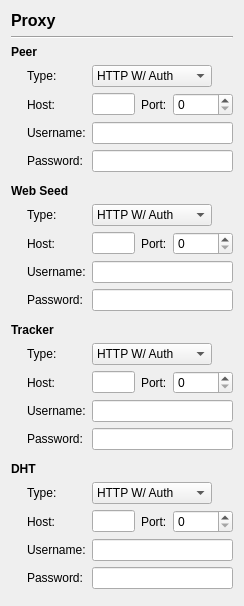
           <widget class="QWidget" name="scrollAreaWidgetContents">
            <property name="geometry">
             <rect>
              <x>0</x>
              <y>0</y>
              <width>244</width>
              <height>586</height>
             </rect>
            </property>
            <layout class="QVBoxLayout" name="verticalLayout_13">
             <item>
              <widget class="QLabel" name="labelTitle_2">
               <property name="font">
                <font>
                 <pointsize>12</pointsize>
                 <weight>75</weight>
                 <italic>false</italic>
                 <bold>true</bold>
                </font>
               </property>
               <property name="text">
                <string>Proxy</string>
               </property>
              </widget>
             </item>
             <item>
              <widget class="Line" name="line_7">
               <property name="orientation">
                <enum>Qt::Horizontal</enum>
               </property>
              </widget>
             </item>
             <item>
              <layout class="QGridLayout" name="gridLayout_11">
               <item row="0" column="0" colspan="2">
                <widget class="QLabel" name="label_78">
                 <property name="font">
                  <font>
                   <weight>75</weight>
                   <bold>true</bold>
                  </font>
                 </property>
                 <property name="text">
                  <string>Peer</string>
                 </property>
                </widget>
               </item>
               <item row="1" column="0">
                <spacer name="horizontalSpacer_51">
                 <property name="orientation">
                  <enum>Qt::Horizontal</enum>
                 </property>
                 <property name="sizeType">
                  <enum>QSizePolicy::Fixed</enum>
                 </property>
                 <property name="sizeHint" stdset="0">
                  <size>
                   <width>10</width>
                   <height>10</height>
                  </size>
                 </property>
                </spacer>
               </item>
               <item row="1" column="1">
                <layout class="QFormLayout" name="formLayout_7">
                 <item row="0" column="0">
                  <widget class="QLabel" name="core__proxies__peer__type_label">
                   <property name="text">
                    <string>Type:</string>
                   </property>
                   <property name="buddy">
                    <cstring>core__proxies__peer__type</cstring>
                   </property>
                  </widget>
                 </item>
                 <item row="0" column="1">
                  <widget class="QComboBox" name="core__proxies__peer__type">
                   <property name="sizePolicy">
                    <sizepolicy hsizetype="Fixed" vsizetype="Fixed">
                     <horstretch>0</horstretch>
                     <verstretch>0</verstretch>
                    </sizepolicy>
                   </property>
                   <property name="currentIndex">
                    <number>5</number>
                   </property>
                   <item>
                    <property name="text">
                     <string>None</string>
                    </property>
                   </item>
                   <item>
                    <property name="text">
                     <string>Socksv4</string>
                    </property>
                   </item>
                   <item>
                    <property name="text">
                     <string>Socksv5</string>
                    </property>
                   </item>
                   <item>
                    <property name="text">
                     <string>Socksv5 W/ Auth</string>
                    </property>
                   </item>
                   <item>
                    <property name="text">
                     <string>HTTP</string>
                    </property>
                   </item>
                   <item>
                    <property name="text">
                     <string>HTTP W/ Auth</string>
                    </property>
                   </item>
                  </widget>
                 </item>
                 <item row="1" column="0">
                  <widget class="QLabel" name="core__proxies__peer__hostname_label">
                   <property name="text">
                    <string>Host:</string>
                   </property>
                   <property name="buddy">
                    <cstring>core__proxies__peer__hostname</cstring>
                   </property>
                  </widget>
                 </item>
                 <item row="1" column="1">
                  <layout class="QHBoxLayout" name="horizontalLayout_10">
                   <item>
                    <widget class="QLineEdit" name="core__proxies__peer__hostname">
                     <property name="maxLength">
                      <number>256</number>
                     </property>
                    </widget>
                   </item>
                   <item>
                    <widget class="QLabel" name="core__proxies__peer__port_label">
                     <property name="text">
                      <string>Port:</string>
                     </property>
                     <property name="buddy">
                      <cstring>core__proxies__peer__port</cstring>
                     </property>
                    </widget>
                   </item>
                   <item>
                    <widget class="QSpinBox" name="core__proxies__peer__port">
                     <property name="sizePolicy">
                      <sizepolicy hsizetype="Fixed" vsizetype="Fixed">
                       <horstretch>0</horstretch>
                       <verstretch>0</verstretch>
                      </sizepolicy>
                     </property>
                     <property name="minimumSize">
                      <size>
                       <width>60</width>
                       <height>0</height>
                      </size>
                     </property>
                     <property name="accelerated">
                      <bool>true</bool>
                     </property>
                     <property name="maximum">
                      <number>65535</number>
                     </property>
                    </widget>
                   </item>
                  </layout>
                 </item>
                 <item row="2" column="0">
                  <widget class="QLabel" name="core__proxies__peer__username_label">
                   <property name="text">
                    <string>Username:</string>
                   </property>
                   <property name="buddy">
                    <cstring>core__proxies__peer__username</cstring>
                   </property>
                  </widget>
                 </item>
                 <item row="2" column="1">
                  <widget class="QLineEdit" name="core__proxies__peer__username">
                   <property name="maxLength">
                    <number>256</number>
                   </property>
                  </widget>
                 </item>
                 <item row="3" column="0">
                  <widget class="QLabel" name="core__proxies__peer__password_label">
                   <property name="text">
                    <string>Password:</string>
                   </property>
                   <property name="buddy">
                    <cstring>core__proxies__peer__password</cstring>
                   </property>
                  </widget>
                 </item>
                 <item row="3" column="1">
                  <widget class="QLineEdit" name="core__proxies__peer__password">
                   <property name="maxLength">
                    <number>256</number>
                   </property>
                   <property name="echoMode">
                    <enum>QLineEdit::Password</enum>
                   </property>
                  </widget>
                 </item>
                 <item row="4" column="0">
                  <spacer name="horizontalSpacer_3">
                   <property name="orientation">
                    <enum>Qt::Horizontal</enum>
                   </property>
                   <property name="sizeHint" stdset="0">
                    <size>
                     <width>55</width>
                     <height>0</height>
                    </size>
                   </property>
                  </spacer>
                 </item>
                </layout>
               </item>
               <item row="2" column="0" colspan="2">
                <widget class="QLabel" name="label_82">
                 <property name="font">
                  <font>
                   <weight>75</weight>
                   <bold>true</bold>
                  </font>
                 </property>
                 <property name="text">
                  <string>Web Seed</string>
                 </property>
                </widget>
               </item>
               <item row="3" column="1">
                <layout class="QFormLayout" name="formLayout_3">
                 <item row="0" column="0">
                  <widget class="QLabel" name="core__proxies__web_seed__type_label">
                   <property name="text">
                    <string>Type:</string>
                   </property>
                   <property name="buddy">
                    <cstring>core__proxies__web_seed__type</cstring>
                   </property>
                  </widget>
                 </item>
                 <item row="0" column="1">
                  <widget class="QComboBox" name="core__proxies__web_seed__type">
                   <property name="sizePolicy">
                    <sizepolicy hsizetype="Fixed" vsizetype="Fixed">
                     <horstretch>0</horstretch>
                     <verstretch>0</verstretch>
                    </sizepolicy>
                   </property>
                   <property name="currentIndex">
                    <number>5</number>
                   </property>
                   <item>
                    <property name="text">
                     <string>None</string>
                    </property>
                   </item>
                   <item>
                    <property name="text">
                     <string>Socksv4</string>
                    </property>
                   </item>
                   <item>
                    <property name="text">
                     <string>Socksv5</string>
                    </property>
                   </item>
                   <item>
                    <property name="text">
                     <string>Socksv5 W/ Auth</string>
                    </property>
                   </item>
                   <item>
                    <property name="text">
                     <string>HTTP</string>
                    </property>
                   </item>
                   <item>
                    <property name="text">
                     <string>HTTP W/ Auth</string>
                    </property>
                   </item>
                  </widget>
                 </item>
                 <item row="1" column="0">
                  <widget class="QLabel" name="core__proxies__web_seed__hostname_label">
                   <property name="text">
                    <string>Host:</string>
                   </property>
                   <property name="buddy">
                    <cstring>core__proxies__web_seed__hostname</cstring>
                   </property>
                  </widget>
                 </item>
                 <item row="1" column="1">
                  <layout class="QHBoxLayout" name="horizontalLayout_11">
                   <item>
                    <widget class="QLineEdit" name="core__proxies__web_seed__hostname">
                     <property name="maxLength">
                      <number>256</number>
                     </property>
                    </widget>
                   </item>
                   <item>
                    <widget class="QLabel" name="core__proxies__web_seed__port_label">
                     <property name="text">
                      <string>Port:</string>
                     </property>
                     <property name="buddy">
                      <cstring>core__proxies__web_seed__port</cstring>
                     </property>
                    </widget>
                   </item>
                   <item>
                    <widget class="QSpinBox" name="core__proxies__web_seed__port">
                     <property name="sizePolicy">
                      <sizepolicy hsizetype="Fixed" vsizetype="Fixed">
                       <horstretch>0</horstretch>
                       <verstretch>0</verstretch>
                      </sizepolicy>
                     </property>
                     <property name="minimumSize">
                      <size>
                       <width>60</width>
                       <height>0</height>
                      </size>
                     </property>
                     <property name="accelerated">
                      <bool>true</bool>
                     </property>
                     <property name="maximum">
                      <number>65535</number>
                     </property>
                    </widget>
                   </item>
                  </layout>
                 </item>
                 <item row="2" column="0">
                  <widget class="QLabel" name="core__proxies__web_seed__username_label">
                   <property name="text">
                    <string>Username:</string>
                   </property>
                   <property name="buddy">
                    <cstring>core__proxies__web_seed__username</cstring>
                   </property>
                  </widget>
                 </item>
                 <item row="2" column="1">
                  <widget class="QLineEdit" name="core__proxies__web_seed__username">
                   <property name="maxLength">
                    <number>256</number>
                   </property>
                  </widget>
                 </item>
                 <item row="3" column="0">
                  <widget class="QLabel" name="core__proxies__web_seed__password_label">
                   <property name="text">
                    <string>Password:</string>
                   </property>
                   <property name="buddy">
                    <cstring>core__proxies__web_seed__password</cstring>
                   </property>
                  </widget>
                 </item>
                 <item row="3" column="1">
                  <widget class="QLineEdit" name="core__proxies__web_seed__password">
                   <property name="maxLength">
                    <number>256</number>
                   </property>
                   <property name="echoMode">
                    <enum>QLineEdit::Password</enum>
                   </property>
                  </widget>
                 </item>
                 <item row="4" column="0">
                  <spacer name="horizontalSpacer_5">
                   <property name="orientation">
                    <enum>Qt::Horizontal</enum>
                   </property>
                   <property name="sizeHint" stdset="0">
                    <size>
                     <width>55</width>
                     <height>0</height>
                    </size>
                   </property>
                  </spacer>
                 </item>
                </layout>
               </item>
               <item row="4" column="0" colspan="2">
                <widget class="QLabel" name="label_86">
                 <property name="font">
                  <font>
                   <weight>75</weight>
                   <bold>true</bold>
                  </font>
                 </property>
                 <property name="text">
                  <string>Tracker</string>
                 </property>
                </widget>
               </item>
               <item row="5" column="1">
                <layout class="QFormLayout" name="formLayout_2">
                 <item row="0" column="0">
                  <widget class="QLabel" name="core__proxies__tracker__type_label">
                   <property name="text">
                    <string>Type:</string>
                   </property>
                   <property name="buddy">
                    <cstring>core__proxies__tracker__type</cstring>
                   </property>
                  </widget>
                 </item>
                 <item row="0" column="1">
                  <widget class="QComboBox" name="core__proxies__tracker__type">
                   <property name="sizePolicy">
                    <sizepolicy hsizetype="Fixed" vsizetype="Fixed">
                     <horstretch>0</horstretch>
                     <verstretch>0</verstretch>
                    </sizepolicy>
                   </property>
                   <property name="currentIndex">
                    <number>5</number>
                   </property>
                   <item>
                    <property name="text">
                     <string>None</string>
                    </property>
                   </item>
                   <item>
                    <property name="text">
                     <string>Socksv4</string>
                    </property>
                   </item>
                   <item>
                    <property name="text">
                     <string>Socksv5</string>
                    </property>
                   </item>
                   <item>
                    <property name="text">
                     <string>Socksv5 W/ Auth</string>
                    </property>
                   </item>
                   <item>
                    <property name="text">
                     <string>HTTP</string>
                    </property>
                   </item>
                   <item>
                    <property name="text">
                     <string>HTTP W/ Auth</string>
                    </property>
                   </item>
                  </widget>
                 </item>
                 <item row="1" column="0">
                  <widget class="QLabel" name="core__proxies__tracker__hostname_label">
                   <property name="text">
                    <string>Host:</string>
                   </property>
                   <property name="buddy">
                    <cstring>core__proxies__tracker__hostname</cstring>
                   </property>
                  </widget>
                 </item>
                 <item row="1" column="1">
                  <layout class="QHBoxLayout" name="horizontalLayout_15">
                   <item>
                    <widget class="QLineEdit" name="core__proxies__tracker__hostname">
                     <property name="maxLength">
                      <number>256</number>
                     </property>
                    </widget>
                   </item>
                   <item>
                    <widget class="QLabel" name="core__proxies__tracker__port_label">
                     <property name="text">
                      <string>Port:</string>
                     </property>
                     <property name="buddy">
                      <cstring>core__proxies__tracker__port</cstring>
                     </property>
                    </widget>
                   </item>
                   <item>
                    <widget class="QSpinBox" name="core__proxies__tracker__port">
                     <property name="sizePolicy">
                      <sizepolicy hsizetype="Fixed" vsizetype="Fixed">
                       <horstretch>0</horstretch>
                       <verstretch>0</verstretch>
                      </sizepolicy>
                     </property>
                     <property name="minimumSize">
                      <size>
                       <width>60</width>
                       <height>0</height>
                      </size>
                     </property>
                     <property name="accelerated">
                      <bool>true</bool>
                     </property>
                     <property name="maximum">
                      <number>65535</number>
                     </property>
                    </widget>
                   </item>
                  </layout>
                 </item>
                 <item row="2" column="0">
                  <widget class="QLabel" name="core__proxies__tracker__username_label">
                   <property name="text">
                    <string>Username:</string>
                   </property>
                   <property name="buddy">
                    <cstring>core__proxies__tracker__username</cstring>
                   </property>
                  </widget>
                 </item>
                 <item row="2" column="1">
                  <widget class="QLineEdit" name="core__proxies__tracker__username">
                   <property name="maxLength">
                    <number>256</number>
                   </property>
                  </widget>
                 </item>
                 <item row="3" column="0">
                  <widget class="QLabel" name="core__proxies__tracker__password_label">
                   <property name="text">
                    <string>Password:</string>
                   </property>
                   <property name="buddy">
                    <cstring>core__proxies__tracker__password</cstring>
                   </property>
                  </widget>
                 </item>
                 <item row="3" column="1">
                  <widget class="QLineEdit" name="core__proxies__tracker__password">
                   <property name="maxLength">
                    <number>256</number>
                   </property>
                   <property name="echoMode">
                    <enum>QLineEdit::Password</enum>
                   </property>
                  </widget>
                 </item>
                 <item row="4" column="0">
                  <spacer name="horizontalSpacer_6">
                   <property name="orientation">
                    <enum>Qt::Horizontal</enum>
                   </property>
                   <property name="sizeHint" stdset="0">
                    <size>
                     <width>55</width>
                     <height>0</height>
                    </size>
                   </property>
                  </spacer>
                 </item>
                </layout>
               </item>
               <item row="6" column="0" colspan="2">
                <widget class="QLabel" name="label_90">
                 <property name="font">
                  <font>
                   <weight>75</weight>
                   <bold>true</bold>
                  </font>
                 </property>
                 <property name="text">
                  <string>DHT</string>
                 </property>
                </widget>
               </item>
               <item row="7" column="1">
                <layout class="QFormLayout" name="formLayout">
                 <item row="0" column="0">
                  <widget class="QLabel" name="core__proxies__dht__type_label">
                   <property name="text">
                    <string>Type:</string>
                   </property>
                   <property name="buddy">
                    <cstring>core__proxies__dht__type</cstring>
                   </property>
                  </widget>
                 </item>
                 <item row="0" column="1">
                  <widget class="QComboBox" name="core__proxies__dht__type">
                   <property name="sizePolicy">
                    <sizepolicy hsizetype="Fixed" vsizetype="Fixed">
                     <horstretch>0</horstretch>
                     <verstretch>0</verstretch>
                    </sizepolicy>
                   </property>
                   <property name="currentIndex">
                    <number>5</number>
                   </property>
                   <item>
                    <property name="text">
                     <string>None</string>
                    </property>
                   </item>
                   <item>
                    <property name="text">
                     <string>Socksv4</string>
                    </property>
                   </item>
                   <item>
                    <property name="text">
                     <string>Socksv5</string>
                    </property>
                   </item>
                   <item>
                    <property name="text">
                     <string>Socksv5 W/ Auth</string>
                    </property>
                   </item>
                   <item>
                    <property name="text">
                     <string>HTTP</string>
                    </property>
                   </item>
                   <item>
                    <property name="text">
                     <string>HTTP W/ Auth</string>
                    </property>
                   </item>
                  </widget>
                 </item>
                 <item row="1" column="0">
                  <widget class="QLabel" name="core__proxies__dht__hostname_label">
                   <property name="text">
                    <string>Host:</string>
                   </property>
                   <property name="buddy">
                    <cstring>core__proxies__dht__hostname</cstring>
                   </property>
                  </widget>
                 </item>
                 <item row="1" column="1">
                  <layout class="QHBoxLayout" name="horizontalLayout_22">
                   <item>
                    <widget class="QLineEdit" name="core__proxies__dht__hostname">
                     <property name="maxLength">
                      <number>256</number>
                     </property>
                    </widget>
                   </item>
                   <item>
                    <widget class="QLabel" name="core__proxies__dht__port_label">
                     <property name="text">
                      <string>Port:</string>
                     </property>
                     <property name="buddy">
                      <cstring>core__proxies__dht__port</cstring>
                     </property>
                    </widget>
                   </item>
                   <item>
                    <widget class="QSpinBox" name="core__proxies__dht__port">
                     <property name="sizePolicy">
                      <sizepolicy hsizetype="Fixed" vsizetype="Fixed">
                       <horstretch>0</horstretch>
                       <verstretch>0</verstretch>
                      </sizepolicy>
                     </property>
                     <property name="minimumSize">
                      <size>
                       <width>60</width>
                       <height>0</height>
                      </size>
                     </property>
                     <property name="accelerated">
                      <bool>true</bool>
                     </property>
                     <property name="maximum">
                      <number>65535</number>
                     </property>
                    </widget>
                   </item>
                  </layout>
                 </item>
                 <item row="2" column="0">
                  <widget class="QLabel" name="core__proxies__dht__username_label">
                   <property name="text">
                    <string>Username:</string>
                   </property>
                   <property name="buddy">
                    <cstring>core__proxies__dht__username</cstring>
                   </property>
                  </widget>
                 </item>
                 <item row="2" column="1">
                  <widget class="QLineEdit" name="core__proxies__dht__username">
                   <property name="maxLength">
                    <number>256</number>
                   </property>
                  </widget>
                 </item>
                 <item row="3" column="0">
                  <widget class="QLabel" name="core__proxies__dht__password_label">
                   <property name="text">
                    <string>Password:</string>
                   </property>
                   <property name="buddy">
                    <cstring>core__proxies__dht__password</cstring>
                   </property>
                  </widget>
                 </item>
                 <item row="3" column="1">
                  <widget class="QLineEdit" name="core__proxies__dht__password">
                   <property name="maxLength">
                    <number>256</number>
                   </property>
                   <property name="echoMode">
                    <enum>QLineEdit::Password</enum>
                   </property>
                  </widget>
                 </item>
                 <item row="4" column="0">
                  <spacer name="horizontalSpacer_7">
                   <property name="orientation">
                    <enum>Qt::Horizontal</enum>
                   </property>
                   <property name="sizeHint" stdset="0">
                    <size>
                     <width>55</width>
                     <height>0</height>
                    </size>
                   </property>
                  </spacer>
                 </item>
                </layout>
               </item>
              </layout>
             </item>
             <item>
              <spacer name="verticalSpacer_7">
               <property name="orientation">
                <enum>Qt::Vertical</enum>
               </property>
               <property name="sizeHint" stdset="0">
                <size>
                 <width>20</width>
                 <height>5</height>
                </size>
               </property>
              </spacer>
             </item>
            </layout>
           </widget>
